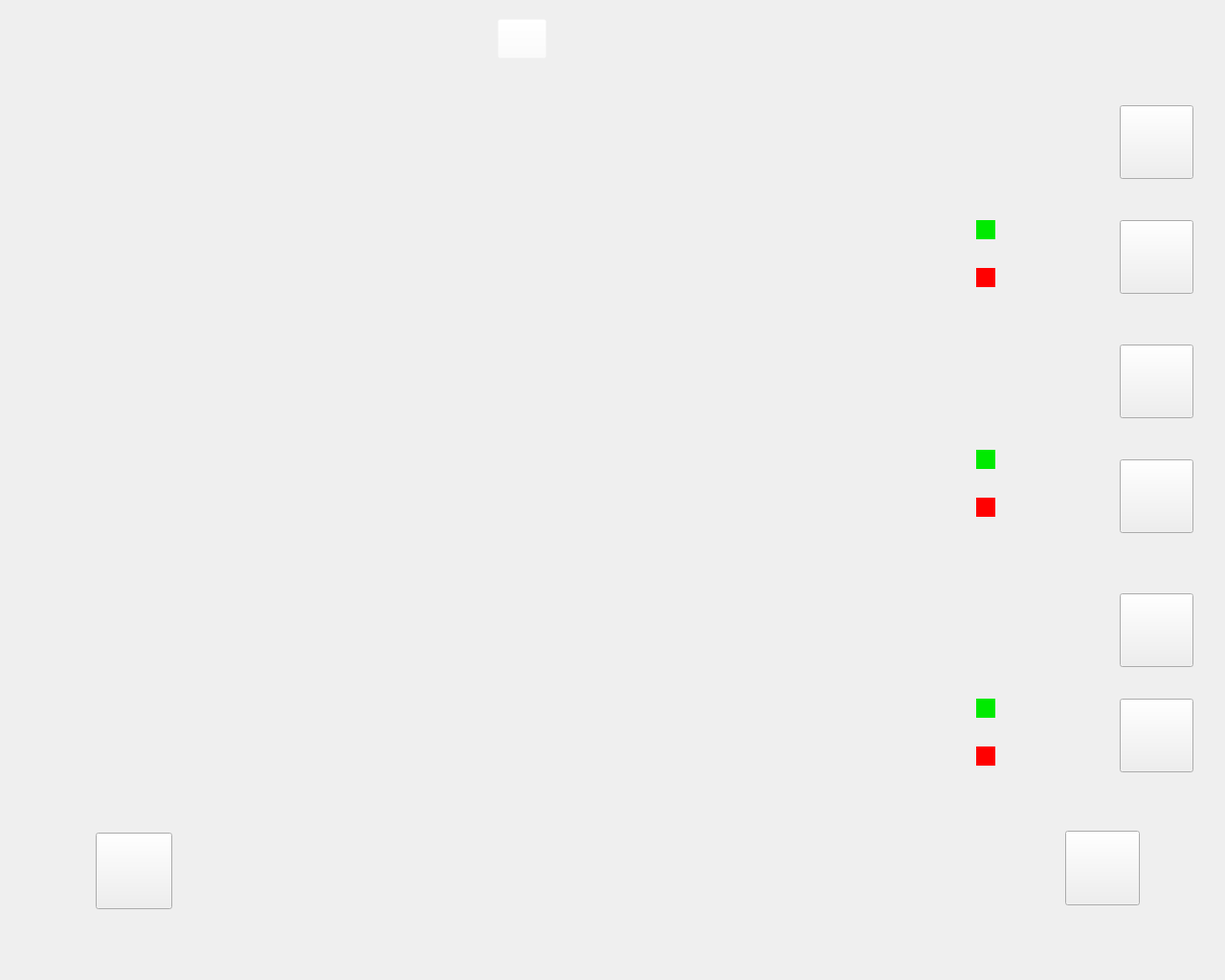
<?xml version="1.0" encoding="UTF-8"?>
<ui version="4.0">
 <class>MainWindow</class>
 <widget class="QMainWindow" name="MainWindow">
  <property name="geometry">
   <rect>
    <x>0</x>
    <y>0</y>
    <width>1280</width>
    <height>1024</height>
   </rect>
  </property>
  <property name="windowTitle">
   <string>MainWindow</string>
  </property>
  <widget class="QWidget" name="centralwidget">
   <widget class="QStackedWidget" name="stackedWidget">
    <property name="geometry">
     <rect>
      <x>0</x>
      <y>0</y>
      <width>1280</width>
      <height>1024</height>
     </rect>
    </property>
    <property name="font">
     <font>
      <family>Arial</family>
      <pointsize>14</pointsize>
      <bold>true</bold>
     </font>
    </property>
    <widget class="QWidget" name="page">
     <property name="styleSheet">
      <string notr="true">#page{
	border-image: url(:/Image/CL Inspection Monitor 2-5-01.jpg);
}</string>
     </property>
     <widget class="Button_TivanEX" name="btn_backtosetting">
      <property name="geometry">
       <rect>
        <x>100</x>
        <y>870</y>
        <width>80</width>
        <height>80</height>
       </rect>
      </property>
      <property name="styleSheet">
       <string notr="true">#btn_backtosetting{
	border-image: url(:/Image/B.png);
}</string>
      </property>
      <property name="text">
       <string/>
      </property>
     </widget>
     <widget class="Button_TivanEX" name="btn_power">
      <property name="geometry">
       <rect>
        <x>1113</x>
        <y>868</y>
        <width>78</width>
        <height>78</height>
       </rect>
      </property>
      <property name="styleSheet">
       <string notr="true">#btn_power{
	border-image: url(:/Image/System Control Off.png);
}
</string>
      </property>
      <property name="text">
       <string/>
      </property>
     </widget>
     <widget class="QPushButton" name="btn_save_D5">
      <property name="geometry">
       <rect>
        <x>1170</x>
        <y>620</y>
        <width>77</width>
        <height>77</height>
       </rect>
      </property>
      <property name="styleSheet">
       <string notr="true">#btn_save_D5 {
	border-image: url(:/Image/Report.png);
}
</string>
      </property>
      <property name="text">
       <string/>
      </property>
     </widget>
     <widget class="QPushButton" name="btn_reset_D5">
      <property name="geometry">
       <rect>
        <x>1170</x>
        <y>730</y>
        <width>77</width>
        <height>77</height>
       </rect>
      </property>
      <property name="styleSheet">
       <string notr="true">border-image: url(:/Image/Asset 6.png);</string>
      </property>
      <property name="text">
       <string/>
      </property>
     </widget>
     <widget class="QWidget" name="gridLayoutWidget">
      <property name="geometry">
       <rect>
        <x>160</x>
        <y>110</y>
        <width>591</width>
        <height>201</height>
       </rect>
      </property>
      <layout class="QGridLayout" name="gridLayout_CL">
       <property name="sizeConstraint">
        <enum>QLayout::SizeConstraint::SetDefaultConstraint</enum>
       </property>
      </layout>
     </widget>
     <widget class="QWidget" name="gridLayoutWidget_2">
      <property name="geometry">
       <rect>
        <x>170</x>
        <y>610</y>
        <width>571</width>
        <height>101</height>
       </rect>
      </property>
      <layout class="QGridLayout" name="gridLayout_D5_max"/>
     </widget>
     <widget class="QWidget" name="horizontalLayoutWidget_2">
      <property name="geometry">
       <rect>
        <x>1020</x>
        <y>610</y>
        <width>131</width>
        <height>211</height>
       </rect>
      </property>
      <layout class="QHBoxLayout" name="Statistic_MonitorLayout_D5"/>
     </widget>
     <widget class="QLabel" name="label_Sample_Name">
      <property name="geometry">
       <rect>
        <x>90</x>
        <y>20</y>
        <width>191</width>
        <height>51</height>
       </rect>
      </property>
      <property name="font">
       <font>
        <family>Satoshi Variable</family>
        <pointsize>18</pointsize>
        <bold>false</bold>
       </font>
      </property>
      <property name="styleSheet">
       <string notr="true">#label_Sample_Name{

color: rgb(255, 255, 255);
padding:10px;
}</string>
      </property>
      <property name="text">
       <string/>
      </property>
      <property name="alignment">
       <set>Qt::AlignmentFlag::AlignCenter</set>
      </property>
     </widget>
     <widget class="QWidget" name="gridLayoutWidget_3">
      <property name="geometry">
       <rect>
        <x>780</x>
        <y>100</y>
        <width>211</width>
        <height>211</height>
       </rect>
      </property>
      <layout class="QGridLayout" name="Camera_Layout_CL"/>
     </widget>
     <widget class="QPushButton" name="btn_save_CL">
      <property name="geometry">
       <rect>
        <x>1170</x>
        <y>110</y>
        <width>77</width>
        <height>77</height>
       </rect>
      </property>
      <property name="styleSheet">
       <string notr="true">#btn_save_CL{
	border-image: url(:/Image/Report.png);
}
</string>
      </property>
      <property name="text">
       <string/>
      </property>
     </widget>
     <widget class="QPushButton" name="btn_reset_CL">
      <property name="geometry">
       <rect>
        <x>1170</x>
        <y>230</y>
        <width>77</width>
        <height>77</height>
       </rect>
      </property>
      <property name="styleSheet">
       <string notr="true">#btn_reset_CL{

border-image: url(:/Image/Asset 6.png);
}</string>
      </property>
      <property name="text">
       <string/>
      </property>
     </widget>
     <widget class="QWidget" name="gridLayoutWidget_4">
      <property name="geometry">
       <rect>
        <x>780</x>
        <y>610</y>
        <width>211</width>
        <height>211</height>
       </rect>
      </property>
      <layout class="QGridLayout" name="Camera_Layout_D5"/>
     </widget>
     <widget class="QWidget" name="horizontalLayoutWidget_3">
      <property name="geometry">
       <rect>
        <x>1020</x>
        <y>100</y>
        <width>131</width>
        <height>211</height>
       </rect>
      </property>
      <layout class="QHBoxLayout" name="Statistic_MonitorLayout_CL"/>
     </widget>
     <widget class="QLabel" name="label_CL_Accept_num">
      <property name="geometry">
       <rect>
        <x>1050</x>
        <y>220</y>
        <width>91</width>
        <height>41</height>
       </rect>
      </property>
      <property name="font">
       <font>
        <family>Yu Gothic UI Semibold</family>
        <pointsize>12</pointsize>
        <bold>true</bold>
       </font>
      </property>
      <property name="styleSheet">
       <string notr="true">#label_CL_Accept_num{
	color: rgb(255, 255, 255);
}</string>
      </property>
      <property name="text">
       <string/>
      </property>
      <property name="alignment">
       <set>Qt::AlignmentFlag::AlignLeading|Qt::AlignmentFlag::AlignLeft|Qt::AlignmentFlag::AlignVCenter</set>
      </property>
     </widget>
     <widget class="QLabel" name="label_CL_Accept_color">
      <property name="geometry">
       <rect>
        <x>1020</x>
        <y>230</y>
        <width>20</width>
        <height>20</height>
       </rect>
      </property>
      <property name="styleSheet">
       <string notr="true">#label_CL_Accept_color{
	
	background-color: rgb(0, 234, 0);
}</string>
      </property>
      <property name="text">
       <string/>
      </property>
     </widget>
     <widget class="QLabel" name="label_CL_Reject_color">
      <property name="geometry">
       <rect>
        <x>1020</x>
        <y>280</y>
        <width>20</width>
        <height>20</height>
       </rect>
      </property>
      <property name="styleSheet">
       <string notr="true">#label_CL_Reject_color{
	
	background-color: rgb(255, 0, 0);
}</string>
      </property>
      <property name="text">
       <string/>
      </property>
     </widget>
     <widget class="QLabel" name="label_CL_Reject_num">
      <property name="geometry">
       <rect>
        <x>1050</x>
        <y>270</y>
        <width>91</width>
        <height>41</height>
       </rect>
      </property>
      <property name="font">
       <font>
        <family>Yu Gothic UI Semibold</family>
        <pointsize>12</pointsize>
        <bold>true</bold>
       </font>
      </property>
      <property name="styleSheet">
       <string notr="true">#label_CL_Reject_num{
	
	color: rgb(255, 255, 255);
}</string>
      </property>
      <property name="text">
       <string/>
      </property>
     </widget>
     <widget class="QLabel" name="label_D5_Accept_color">
      <property name="geometry">
       <rect>
        <x>1020</x>
        <y>730</y>
        <width>20</width>
        <height>20</height>
       </rect>
      </property>
      <property name="styleSheet">
       <string notr="true">#label_D5_Accept_color{
	
	background-color: rgb(0, 234, 0);
}</string>
      </property>
      <property name="text">
       <string/>
      </property>
     </widget>
     <widget class="QLabel" name="label_D5_Reject_color">
      <property name="geometry">
       <rect>
        <x>1020</x>
        <y>780</y>
        <width>20</width>
        <height>20</height>
       </rect>
      </property>
      <property name="styleSheet">
       <string notr="true">#label_D5_Reject_color{
	background-color: rgb(255, 0, 0);
}</string>
      </property>
      <property name="text">
       <string/>
      </property>
     </widget>
     <widget class="QLabel" name="label_D5_Accept_num">
      <property name="geometry">
       <rect>
        <x>1050</x>
        <y>720</y>
        <width>101</width>
        <height>41</height>
       </rect>
      </property>
      <property name="font">
       <font>
        <family>Yu Gothic UI Semibold</family>
        <pointsize>12</pointsize>
        <bold>true</bold>
       </font>
      </property>
      <property name="styleSheet">
       <string notr="true">#label_D5_Accept_num{
	color: rgb(255, 255, 255);
}</string>
      </property>
      <property name="text">
       <string/>
      </property>
      <property name="alignment">
       <set>Qt::AlignmentFlag::AlignLeading|Qt::AlignmentFlag::AlignLeft|Qt::AlignmentFlag::AlignVCenter</set>
      </property>
     </widget>
     <widget class="QLabel" name="label_D5_Reject_num">
      <property name="geometry">
       <rect>
        <x>1050</x>
        <y>770</y>
        <width>101</width>
        <height>41</height>
       </rect>
      </property>
      <property name="font">
       <font>
        <family>Yu Gothic UI Semibold</family>
        <pointsize>12</pointsize>
        <bold>true</bold>
       </font>
      </property>
      <property name="styleSheet">
       <string notr="true">#label_D5_Reject_num{
	
	color: rgb(255, 255, 255);
}</string>
      </property>
      <property name="text">
       <string/>
      </property>
     </widget>
     <widget class="QPushButton" name="pushButton">
      <property name="geometry">
       <rect>
        <x>520</x>
        <y>20</y>
        <width>51</width>
        <height>41</height>
       </rect>
      </property>
      <property name="styleSheet">
       <string notr="true">#pushButton{

background-color : rgba(255,255,255,0);

}</string>
      </property>
      <property name="text">
       <string/>
      </property>
     </widget>
     <widget class="QWidget" name="horizontalLayoutWidget_4">
      <property name="geometry">
       <rect>
        <x>1020</x>
        <y>360</y>
        <width>131</width>
        <height>201</height>
       </rect>
      </property>
      <layout class="QHBoxLayout" name="Statistic_MonitorLayout_D4"/>
     </widget>
     <widget class="QWidget" name="gridLayoutWidget_5">
      <property name="geometry">
       <rect>
        <x>780</x>
        <y>360</y>
        <width>211</width>
        <height>201</height>
       </rect>
      </property>
      <layout class="QGridLayout" name="Camera_Layout_D4"/>
     </widget>
     <widget class="QPushButton" name="btn_Report_D4">
      <property name="geometry">
       <rect>
        <x>1170</x>
        <y>360</y>
        <width>77</width>
        <height>77</height>
       </rect>
      </property>
      <property name="styleSheet">
       <string notr="true">#btn_Report_D4{
	border-image: url(:/Image/Report.png);
}
</string>
      </property>
      <property name="text">
       <string/>
      </property>
     </widget>
     <widget class="QPushButton" name="btn_reset_D4">
      <property name="geometry">
       <rect>
        <x>1170</x>
        <y>480</y>
        <width>77</width>
        <height>77</height>
       </rect>
      </property>
      <property name="styleSheet">
       <string notr="true">#btn_reset_D4{
	border-image: url(:/Image/Asset 6.png);
}</string>
      </property>
      <property name="text">
       <string/>
      </property>
     </widget>
     <widget class="QWidget" name="gridLayoutWidget_6">
      <property name="geometry">
       <rect>
        <x>170</x>
        <y>360</y>
        <width>571</width>
        <height>101</height>
       </rect>
      </property>
      <layout class="QGridLayout" name="gridLayout_D4_max"/>
     </widget>
     <widget class="QLabel" name="label_D4_Accept_num">
      <property name="geometry">
       <rect>
        <x>1050</x>
        <y>460</y>
        <width>101</width>
        <height>41</height>
       </rect>
      </property>
      <property name="font">
       <font>
        <family>Yu Gothic UI Semibold</family>
        <pointsize>12</pointsize>
        <bold>true</bold>
       </font>
      </property>
      <property name="styleSheet">
       <string notr="true">#label_D4_Accept_num{
	color: rgb(255, 255, 255);
}</string>
      </property>
      <property name="text">
       <string/>
      </property>
      <property name="alignment">
       <set>Qt::AlignmentFlag::AlignLeading|Qt::AlignmentFlag::AlignLeft|Qt::AlignmentFlag::AlignVCenter</set>
      </property>
     </widget>
     <widget class="QLabel" name="label_D4_Reject_num">
      <property name="geometry">
       <rect>
        <x>1050</x>
        <y>510</y>
        <width>101</width>
        <height>41</height>
       </rect>
      </property>
      <property name="font">
       <font>
        <family>Yu Gothic UI Semibold</family>
        <pointsize>12</pointsize>
        <bold>true</bold>
       </font>
      </property>
      <property name="styleSheet">
       <string notr="true">#label_D4_Reject_num{
	
	color: rgb(255, 255, 255);
}</string>
      </property>
      <property name="text">
       <string/>
      </property>
     </widget>
     <widget class="QLabel" name="label_D4_Accept_color">
      <property name="geometry">
       <rect>
        <x>1020</x>
        <y>470</y>
        <width>20</width>
        <height>20</height>
       </rect>
      </property>
      <property name="styleSheet">
       <string notr="true">#label_D4_Accept_color{
	
	background-color: rgb(0, 234, 0);
}</string>
      </property>
      <property name="text">
       <string/>
      </property>
     </widget>
     <widget class="QLabel" name="label_D4_Reject_color">
      <property name="geometry">
       <rect>
        <x>1020</x>
        <y>520</y>
        <width>20</width>
        <height>20</height>
       </rect>
      </property>
      <property name="styleSheet">
       <string notr="true">#label_D4_Reject_color{
	background-color: rgb(255, 0, 0);
}</string>
      </property>
      <property name="text">
       <string/>
      </property>
     </widget>
     <widget class="QLabel" name="label_CL_Reject">
      <property name="geometry">
       <rect>
        <x>50</x>
        <y>153</y>
        <width>72</width>
        <height>118</height>
       </rect>
      </property>
      <property name="styleSheet">
       <string notr="true">#label_CL_Reject
{
	border-image: url(:/Image/CL-R-OFF.png);
}</string>
      </property>
      <property name="text">
       <string/>
      </property>
     </widget>
     <widget class="QLabel" name="label_FL1_Reject">
      <property name="geometry">
       <rect>
        <x>50</x>
        <y>403</y>
        <width>72</width>
        <height>118</height>
       </rect>
      </property>
      <property name="styleSheet">
       <string notr="true">#label_FL1_Reject
{
	border-image: url(:/Image/FL1-R-OFF.png);
}</string>
      </property>
      <property name="text">
       <string/>
      </property>
     </widget>
     <widget class="QLabel" name="label_FL2_Reject">
      <property name="geometry">
       <rect>
        <x>50</x>
        <y>653</y>
        <width>72</width>
        <height>118</height>
       </rect>
      </property>
      <property name="styleSheet">
       <string notr="true">#label_FL2_Reject
{
	border-image: url(:/Image/FL2-R-OFF.png);
}</string>
      </property>
      <property name="text">
       <string/>
      </property>
     </widget>
     <widget class="QWidget" name="gridLayoutWidget_7">
      <property name="geometry">
       <rect>
        <x>170</x>
        <y>460</y>
        <width>571</width>
        <height>101</height>
       </rect>
      </property>
      <layout class="QGridLayout" name="gridLayout_D4_min"/>
     </widget>
     <widget class="QWidget" name="gridLayoutWidget_8">
      <property name="geometry">
       <rect>
        <x>170</x>
        <y>710</y>
        <width>571</width>
        <height>111</height>
       </rect>
      </property>
      <layout class="QGridLayout" name="gridLayout_D5_min"/>
     </widget>
    </widget>
    <widget class="QWidget" name="page_2"/>
   </widget>
  </widget>
 </widget>
 <customwidgets>
  <customwidget>
   <class>Button_TivanEX</class>
   <extends>QPushButton</extends>
   <header>Button_TivanEX.h</header>
  </customwidget>
 </customwidgets>
 <resources/>
 <connections/>
</ui>
